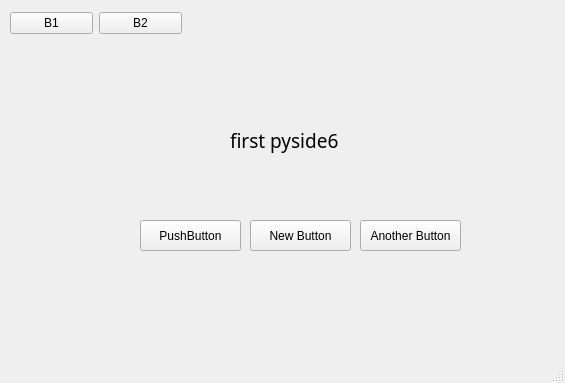
<?xml version="1.0" encoding="UTF-8"?>
<ui version="4.0">
 <class>MainWindow</class>
 <widget class="QMainWindow" name="MainWindow">
  <property name="geometry">
   <rect>
    <x>0</x>
    <y>0</y>
    <width>565</width>
    <height>383</height>
   </rect>
  </property>
  <property name="windowTitle">
   <string>MainWindow</string>
  </property>
  <widget class="QWidget" name="centralwidget">
   <widget class="QLabel" name="label">
    <property name="geometry">
     <rect>
      <x>230</x>
      <y>100</y>
      <width>111</width>
      <height>81</height>
     </rect>
    </property>
    <property name="font">
     <font>
      <family>Agency FB</family>
      <pointsize>14</pointsize>
     </font>
    </property>
    <property name="text">
     <string>first pyside6</string>
    </property>
   </widget>
   <widget class="QWidget" name="layoutWidget">
    <property name="geometry">
     <rect>
      <x>10</x>
      <y>10</y>
      <width>172</width>
      <height>27</height>
     </rect>
    </property>
    <layout class="QHBoxLayout" name="horizontalLayout">
     <item>
      <widget class="QPushButton" name="pushButton">
       <property name="text">
        <string>B1</string>
       </property>
      </widget>
     </item>
     <item>
      <widget class="QPushButton" name="pushButton_2">
       <property name="text">
        <string>B2</string>
       </property>
      </widget>
     </item>
    </layout>
   </widget>
   <widget class="QPushButton" name="pushButton_3">
    <property name="geometry">
     <rect>
      <x>140</x>
      <y>220</y>
      <width>101</width>
      <height>31</height>
     </rect>
    </property>
    <property name="text">
     <string>PushButton</string>
    </property>
   </widget>
   <widget class="QPushButton" name="pushButton_4">
    <property name="geometry">
     <rect>
      <x>250</x>
      <y>220</y>
      <width>101</width>
      <height>31</height>
     </rect>
    </property>
    <property name="text">
     <string>New Button</string>
    </property>
   </widget>
   <!-- 新增的按鈕 -->
   <widget class="QPushButton" name="pushButton_5">
    <property name="geometry">
     <rect>
      <x>360</x>
      <y>220</y>
      <width>101</width>
      <height>31</height>
     </rect>
    </property>
    <property name="text">
     <string>Another Button</string>
    </property>
   </widget>
  </widget>
  <widget class="QMenuBar" name="menubar">
   <property name="geometry">
    <rect>
     <x>0</x>
     <y>0</y>
     <width>565</width>
     <height>25</height>
    </rect>
   </property>
  </widget>
  <widget class="QStatusBar" name="statusbar"/>
 </widget>
 <resources/>
 <connections/>
</ui>
